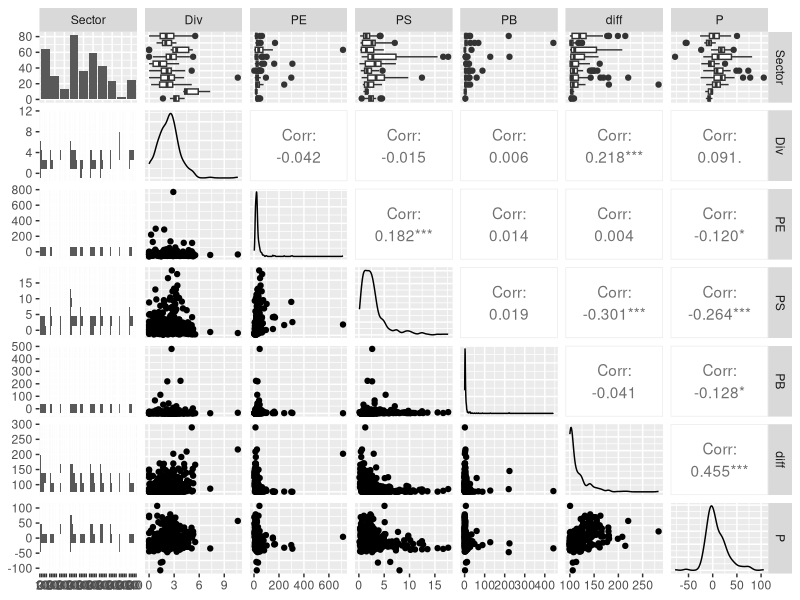
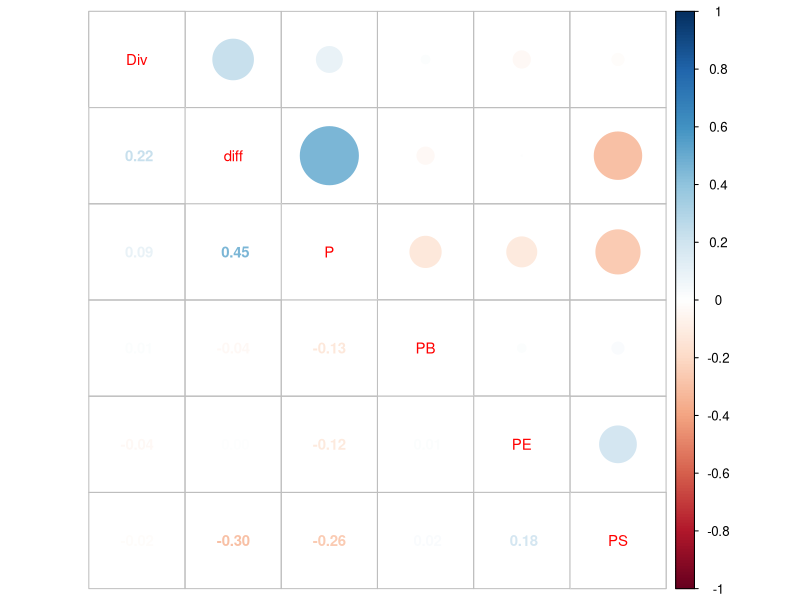
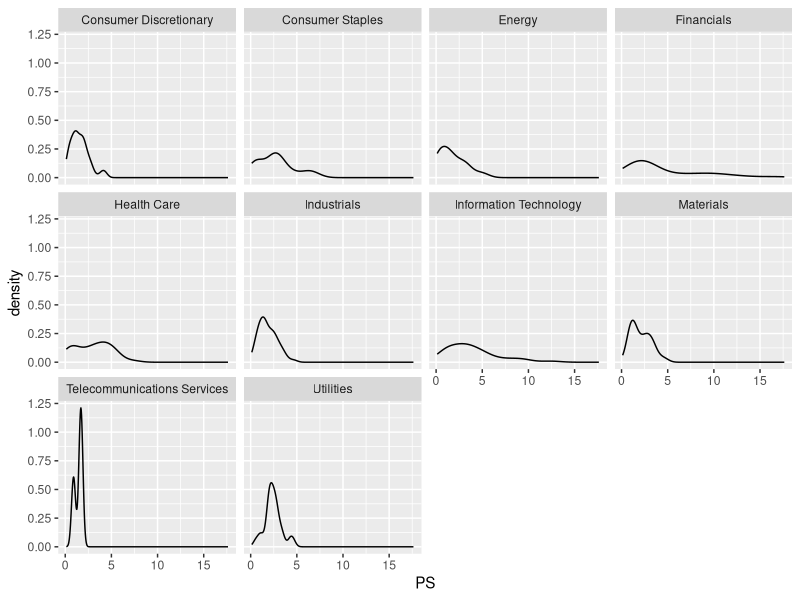
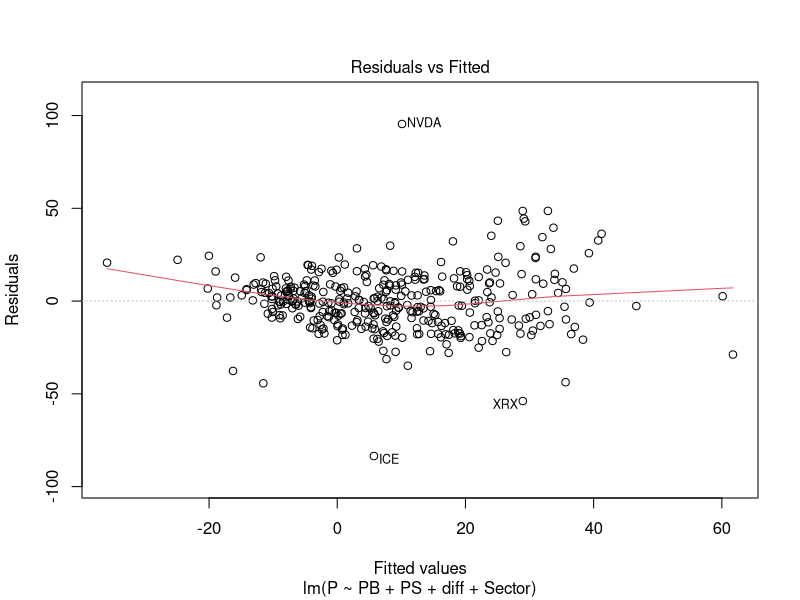
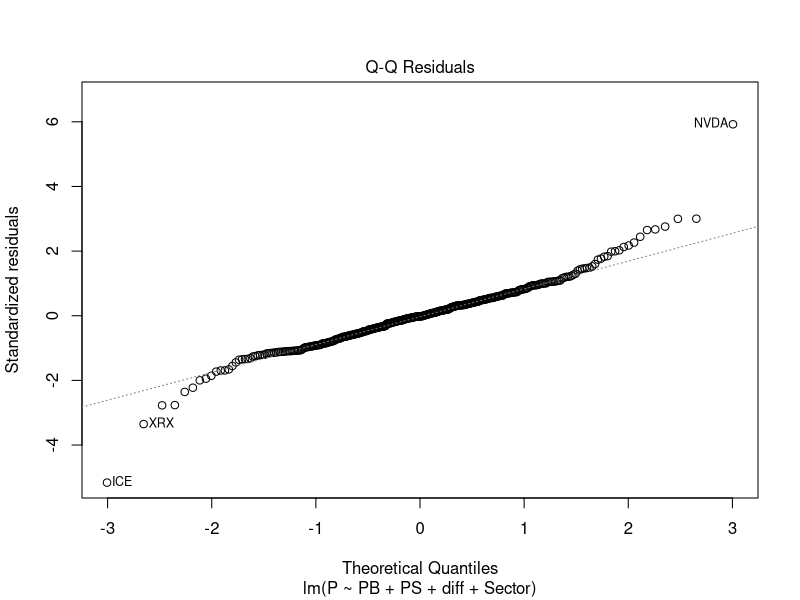
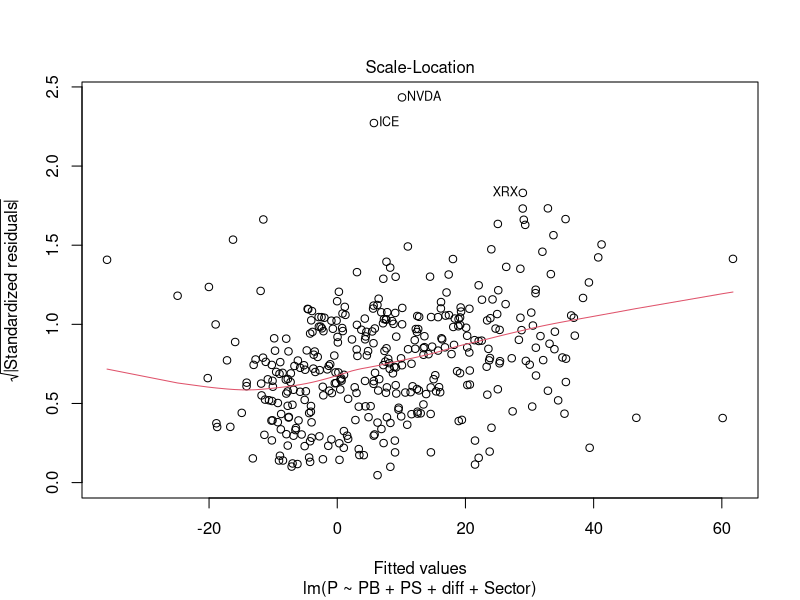
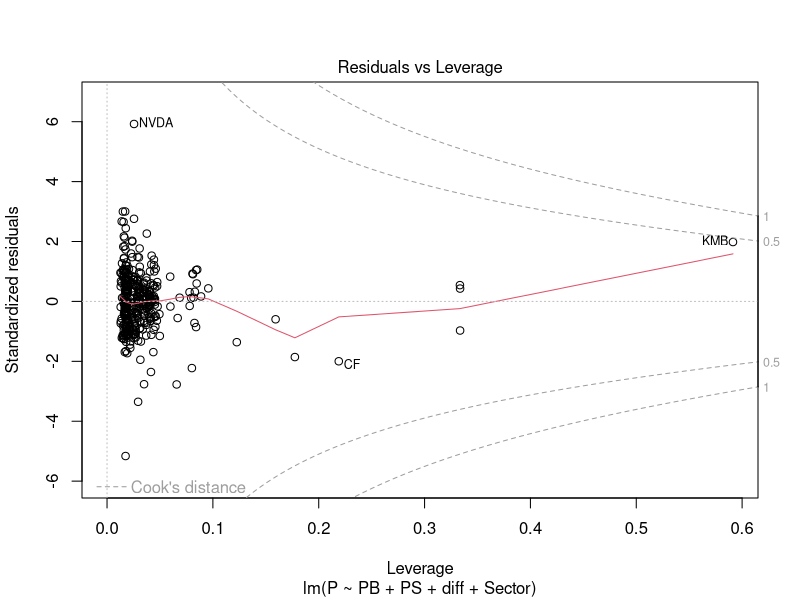
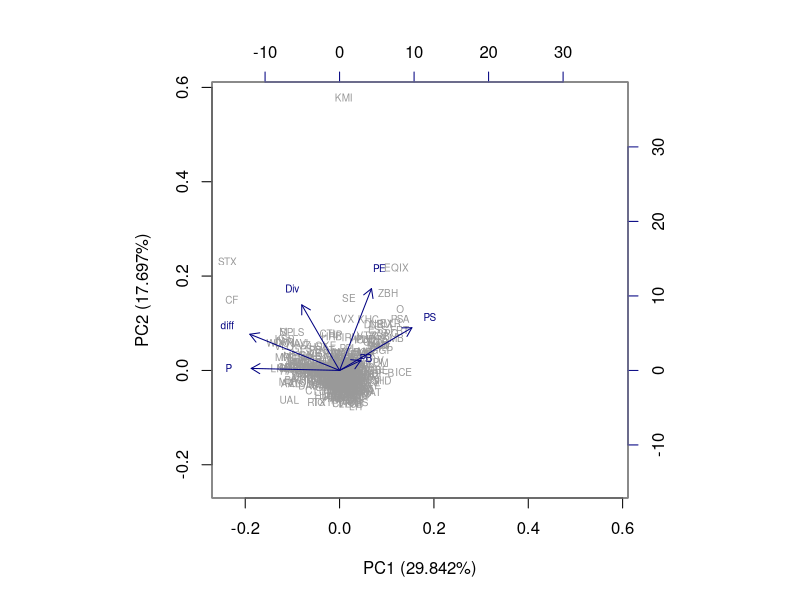

Write R code to recreate these figures, in order.
## ---- chunk 1
knitr::opts_chunk$set(echo = TRUE)
## ---- chunk 2
setwd("~/Documents/IODS/git/IODS-final/")
financial <- read.csv("data/financial.csv",row.names = "X")

library(GGally)
library(corrplot)
library(dplyr)


summary(financial)
# visualize the 'human_' variables
ggpairs(financial, lower = list(combo = wrap("facethist", bins = 7)))

# compute the correlation matrix and visualize it with corrplot
cor(financial[,-1]) %>% round(digits=2) %>% corrplot.mixed(tl.cex = 0.9,number.cex=0.9,order="hclust",addrect=2)



## ---- chunk 3
library(ggplot2)
g <- ggplot(financial, aes(PS))
g + geom_density() + facet_wrap( ~Sector) +theme_set(theme_gray(base_size = 9))
## ---- chunk 4
#model
model <- lm(formula = P ~ PB + PS + diff + Sector,data = financial)
summary(model)
plot(model,)
## ---- chunk 5
fin_std <- scale(financial[,-1])

# print out summaries of the standardized variables
#summary(fin_std)

# perform principal component analysis (with the SVD method)
pca_fin <- prcomp(fin_std)

# rounded percetanges of variance captured by each PC
pca_percentages <- round(1*summary(pca_fin)$importance[2, ], digits = 5)*100

# print out the percentages of variance
#pca_percentages

# create object pc_lab to be used as axis labels
pca_labels <- paste0(names(pca_percentages), " (", pca_percentages, "%)")

# draw a biplot of the principal component representation and the original variables
biplot(pca_fin, choices = 1:2, cex = c(0.6, 0.6), col = c("grey60","navyblue"), xlab = pca_labels[1], ylab = pca_labels[2])
